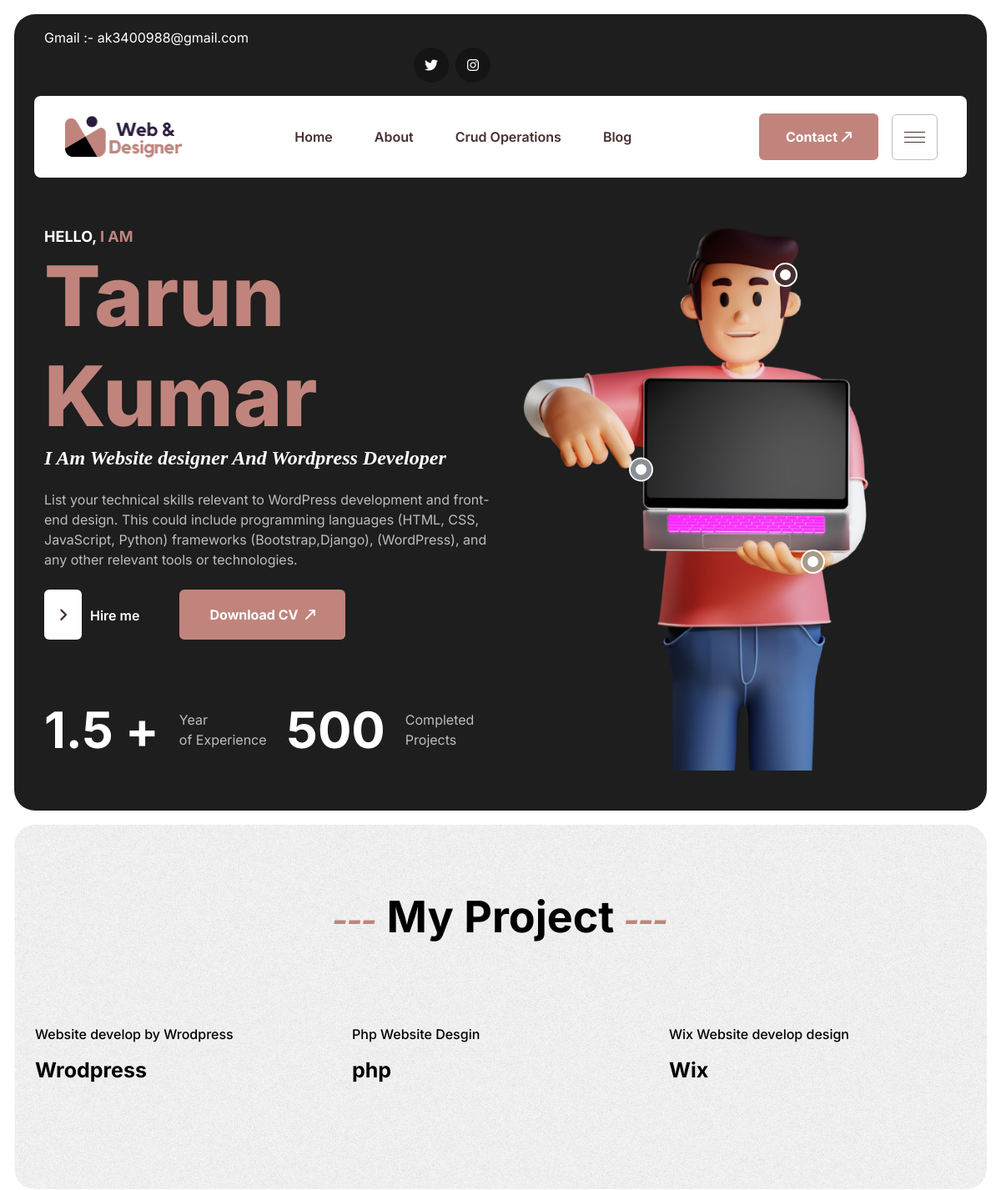
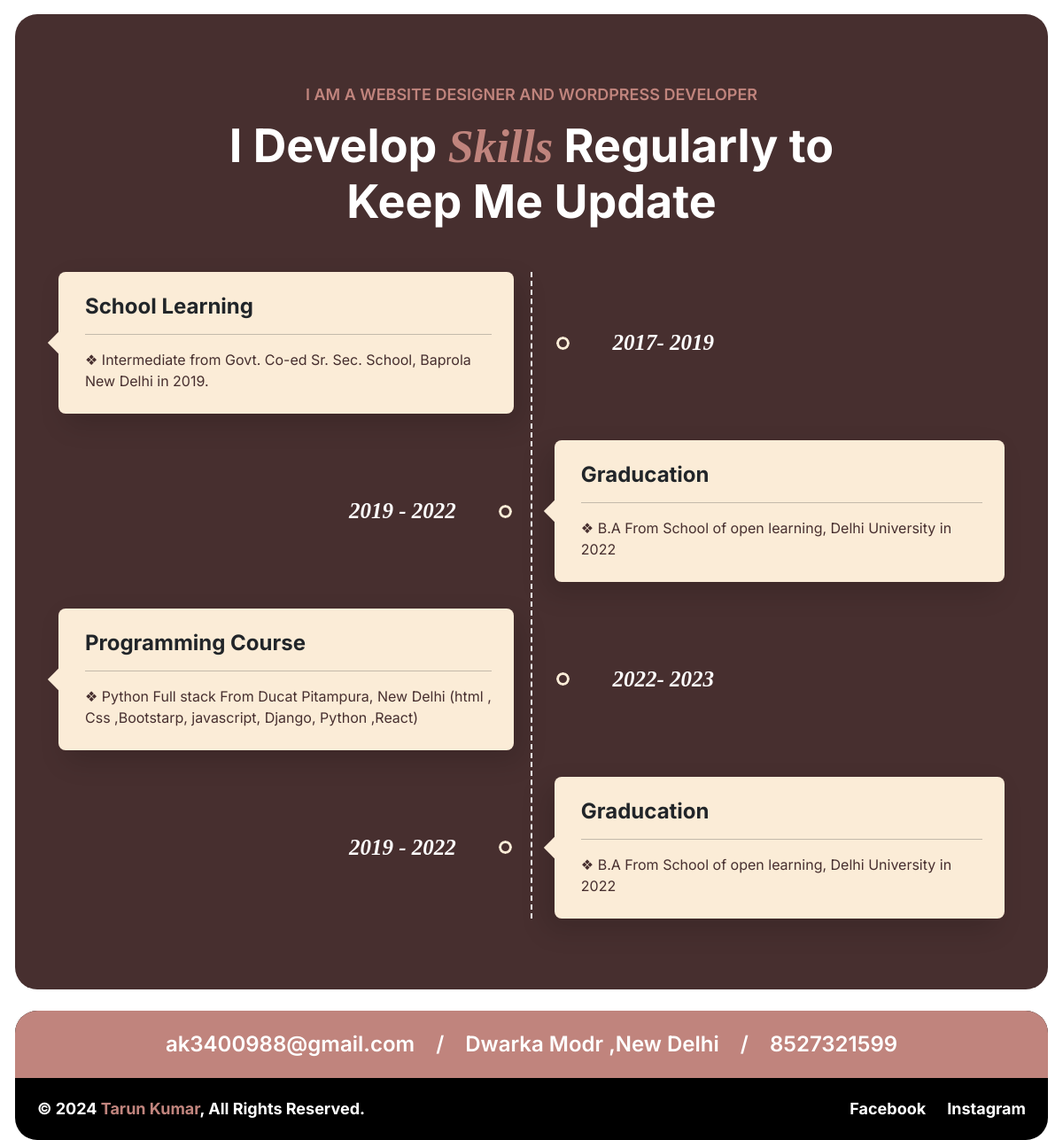
The page / on the database its author committed (2 pictures, top to bottom).
### service/models.py (models this page shows, shortened)
class slider (models.Model):
  title =models.CharField(max_length=100 ,blank=False)
  title_short =models.CharField(max_length=500 ,blank=False)
  title_long =models.TextField(max_length=1000 ,blank=False)
  image =models.ImageField(upload_to='slider',blank=False)
  pdf =models.FileField(upload_to='slider',blank=False)

class myproject (models.Model):
  description_title =models.CharField(max_length=100 ,blank=False)
  title =models.CharField(max_length=100 ,blank=False)
  add_date=models.DateTimeField(null=True,auto_now_add=True)
  project_image =models.ImageField(upload_to='project_image',blank=False)

### portflio/views.py (the view, shortened to what this page needs)
# urls.py: path('', views.homepage),
def homepage (request):
  sliderdata=slider.objects.all()[0]
  myprojectdata=myproject.objects.all()
  context ={
    'slider':sliderdata,
    'myproject':myprojectdata,
  }
  return render(request,'index.html' ,context )

### portflio/templates/index.html (shortened to what this page needs)
{% extends "base.html" %}
{% block 'content' %}
    <div class="banner pb-5 pt-5">
        <div class="container">
            <div class="row align-items-center">
                <div class="col-xl-6 col-lg-6 col-12 pb-5 pb-lg-0">
                    <div class="banner_left">
                        <h6 class="text-uppercase fb white">hello, <span class="orange">I am</span> </h6>
                        <h2 class="feb white"> <span class="orange"> {{slider.title}}</span></h2>
                        <h5 class="fsb white"> <span class="italic">{{slider.title_short}} </span></h5>
                        <p class="my-4 lightext">{{slider.title_long}}</p>
                        <div class="hire_downlaod d-flex align-items-center gap-4 gap-md-5 flex-wrap">
                            <a href="#" class="white fsb" data-toggle="modal" data-target="#exampleModalCenter"><span><i class="fa-solid fa-angle-right"></i></span>Hire
                                me</a>
                            <a href="{{slider.pdf.url}}" class="default-btn1" download="">Download CV <i class="fa-solid fa-arrow-up-long"></i>
                            </a>
                        </div>
                        <ul
                            class="d-flex gap-4 mt-sm-4 mt-5 flex-wrap pt-0 pt-sm-5 justify-content-center justify-content-sm-start">
                            <li>
                                <div class="counter_item d-flex b justify-content-center align-items-center gap-4">
                                    <h3 class="white fb"><span class="count">1.5 +</span></h2>
                                        <p class="lightext">Year <br> of Experience</p>
                                </div>
                            </li>
                            <li>
                                <div class="counter_item d-flex b justify-content-center align-items-center gap-4">
                                    <h3 class=" white fb"><span class="count">500</span></h3>
                                    <p class="lightext">Completed <br> Projects</p>
                                </div>
                            </li>
                        </ul>
                    </div>
                </div>
                <div class="col-xl-6 col-lg-6 col-12">
                    <div class="banner_right text-center position-relative">
                        <img src="{{slider.image.url}}" alt="reload">
                        <div class="signal1 position-relative position-absolute ">
                            <span class="round"></span>
                        </div>
                        <div class="signal1 signal2 position-relative position-absolute ">
                            <span class="round"></span>
                        </div>
                        <div class="signal1 signal3 position-relative position-absolute ">
                            <span class="round"></span>
                        </div>
                    </div>
                </div>
            </div>
        </div>
    </div>
</header>
    <main>
        <section class="ptb-110 m-17 gray_bg">
            <div class="container">
                <div class="row  mb-5">
                    <div class=" col-12">
                        <div class="common_heading text-center" >
                            <h3 class="f-52 fb dark"><span class="italic orange">---</span>&nbsp;My Project&nbsp;<span class="italic orange">---</span></h3>
                        </div>
                    </div>
                </div>
                <div class="row">
                    {% for d_myproject in myproject %}
                    <div class="col-xl-4 col-lg-4 col-md-4 col-12 mb-4 mb-md-5 ">
                        <a href="allmyprojectdetails/{{d_myproject.id}}" >
                            <div class="portfolio_item">
                                <div class="por_img rounded-4  mb-4 img position-relative">
                                </div>
                                <div class="por_content">
                                    <p class="fm dark mb-3">{{d_myproject.description_title}}</p>
                                    <div class="d-flex align-item-center justify-content-between">
                                        <h4 class="fb tran dark">{{d_myproject.title|truncatechars:20}}</h4>
                                    </div>
                                </div>
                            </div>
                        </a>
                    </div>
                    {% endfor %}
                </div>
            </div>
        </section>
        <section class="ptb-110 mlr-17 "style=" background-color: #472f2f;">
            <div class="container">
                <div class="row justify-content-center mb-5">
                    <div class="col-lg-8 col-md-10 col-12">
                        <div class="common_heading text-center">
                            <h6 class="muddy fsb text-uppercase mb-3">I Am a Website designer And  wordpress Developer</h6>
                            <h3 class="f-52 fb darkks">I Develop <span class="italic orange">Skills</span> Regularly to
                                Keep
                                Me Update</h3>
                        </div>
                    </div>
                </div>
                <div class="skill_item">
                    <div class="tab-content mt-5" id="nav-tabContent">
                        <div class="tab-pane fade show active" id="nav-home" role="tabpanel">
                            <div class="row">
                                <div class="col-12">
                                    <div class="what_progress d-none d-xl-block">
                                        <span class="pro_line"></span>
                                        <ul>
                                            <li>
                                                <div class="row">
                                                    <div
                                                        class="col-xxl-8 col-xl-8 col-lg-8 col-md-7 col-sm-9 col-12 pe-xxl-3 pe-xl-2 ms-xl-4 ms-xxl-0">
                                                        <div
                                                            class="progress_content d-flex align-items-center gap-xl-5 gap-lg-5 gap-md-4 gap-sm-3 gap-3">
                                                            <div class="p_content_left">
                                                                <h5>
                                                                    School Learning
                                                                </h5>
                                                                <hr>
                                                                <p>❖  Intermediate from Govt. Co-ed Sr. Sec. School,
                                                                    Baprola New Delhi in 2019.</p>
                                                            </div>
                                                            <span class="progress_number"></span>
                                                            <h4 class="fb italic flex-shrink-0">2017- 2019</h4>
                                                        </div>
                                                    </div>
                                                </div>
                                            </li>
                                            <li>
                                                <div class="row justify-content-end">
                                                    <div
                                                        class="col-xxl-8 col-xl-8 col-lg-8 col-md-7 col-sm-9 col-12 ps-xxl-3 ps-xl-2 me-xl-4 me-xxl-0">
                                                        <div
                                                            class="progress_content d-flex align-items-center gap-xl-5 gap-lg-5 gap-md-4 gap-sm-3 gap-3">
                                                            <h4 class="fb italic flex-shrink-0">2019 - 2022</h4>
                                                            <span class="progress_number"></span>
                                                            <div class="p_content_left p_content_right">
                                                                <h5>Graducation</h5>
                                                                <hr>
                                                                <p>❖ B.A From School of open learning, Delhi University
                                                                    in 2022</p>
                                                            </div>
                                                        </div>
                                                    </div>
                                                </div>
                                            </li>
                                            <li>
                                                <div class="row">
                                                    <div
                                                        class="col-xxl-8 col-xl-8 col-lg-8 col-md-7 col-sm-9 col-12 pe-xxl-3 pe-xl-2 ms-xl-4 ms-xxl-0">
                                                        <div
                                                            class="progress_content d-flex align-items-center gap-xl-5 gap-lg-5 gap-md-4 gap-sm-3 gap-3">
                                                            <div class="p_content_left">
                                                                <h5>
                                                                  Programming Course
                                                                </h5>
                                                                <hr>
                                                                <p>❖  Python Full stack From Ducat Pitampura,
                                                                  New Delhi (html , Css ,Bootstarp, javascript, Django, Python ,React)</p>
                                                            </div>
                                                            <span class="progress_number"></span>
                                                            <h4 class="fb italic flex-shrink-0">2022- 2023</h4>
                                                        </div>
                                                    </div>
                                                </div>
                                            </li>
                                            <li>
                                                <div class="row justify-content-end">
                                                    <div
                                                        class="col-xxl-8 col-xl-8 col-lg-8 col-md-7 col-sm-9 col-12 ps-xxl-3 ps-xl-2 me-xl-4 me-xxl-0">
                                                        <div
                                                            class="progress_content d-flex align-items-center gap-xl-5 gap-lg-5 gap-md-4 gap-sm-3 gap-3">
                                                            <h4 class="fb italic flex-shrink-0">2019 - 2022</h4>
                                                            <span class="progress_number"></span>
                                                            <div class="p_content_left p_content_right">
                                                                <h5>Graducation </h5>
                                                                <hr>
                                                                <p>❖ B.A From School of open learning, Delhi University
                                                                    in 2022</p>
                                                            </div>
                                                        </div>
                                                    </div>
                                                </div>
                                            </li>
                                        </ul>
                                    </div>
                                </div>
                            </div>
                        </div>
                    </div>
                </div>
            </div>
        </section>
       <br/>
    </main>
    {% endblock 'content' %}

### rows shown on the page
slider: title "Tarun Kumar", title_short "I Am Website designer And Wordpress Developer", title_long "List your technical skills relevant to WordPress development and front-end design. This could include programming languages (HTML, CSS, JavaScript, Python) frameworks (Bootstrap,Django), (WordPress), and any other relevant tools or technologies.", image (picture)
myproject: description_title "Website develop by Wrodpress", title "Wrodpress"
myproject: description_title "Php Website Desgin", title "php"
myproject: description_title "Wix Website develop design", title "Wix"
